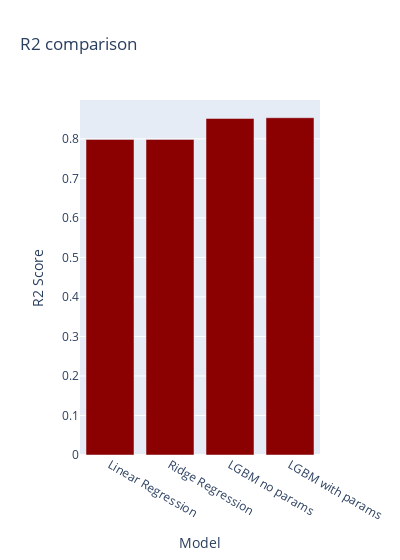

Write notebook code for a chart like this one.
### Code cell
fig=px.bar(x=["Linear Regression","Ridge Regression","LGBM no params","LGBM with params"],y=[linear_metrics["r2"],ridge_metrics["r2"],lgbm_no_params_metrics["r2"],lgbm_with_params_metrics["r2"]],title="R2 comparison",
           labels={"x":"Model","y":"R2 Score"},width=400,
           color_discrete_sequence=["darkred"])
fig.show()

### Figure 1 — Plotly figure (JSON) as saved in the notebook; plotly's stock layout.template omitted (floating-point values rounded to 4 significant figures)
{"data": [{"hovertemplate": "Model=%{x}<br>R2 Score=%{y}<extra></extra>", "legendgroup": "", "marker": {"color": "darkred", "pattern": {"shape": ""}}, "name": "", "orientation": "v", "showlegend": false, "textposition": "auto", "type": "bar", "x": ["Linear Regression", "Ridge Regression", "LGBM no params", "LGBM with params"], "xaxis": "x", "y": [0.7986, 0.7986, 0.8516, 0.8534], "yaxis": "y"}], "layout": {"barmode": "relative", "legend": {"tracegroupgap": 0}, "title": {"text": "R2 comparison"}, "width": 400, "xaxis": {"anchor": "y", "domain": [0, 1], "title": {"text": "Model"}}, "yaxis": {"anchor": "x", "domain": [0, 1], "title": {"text": "R2 Score"}}}}
